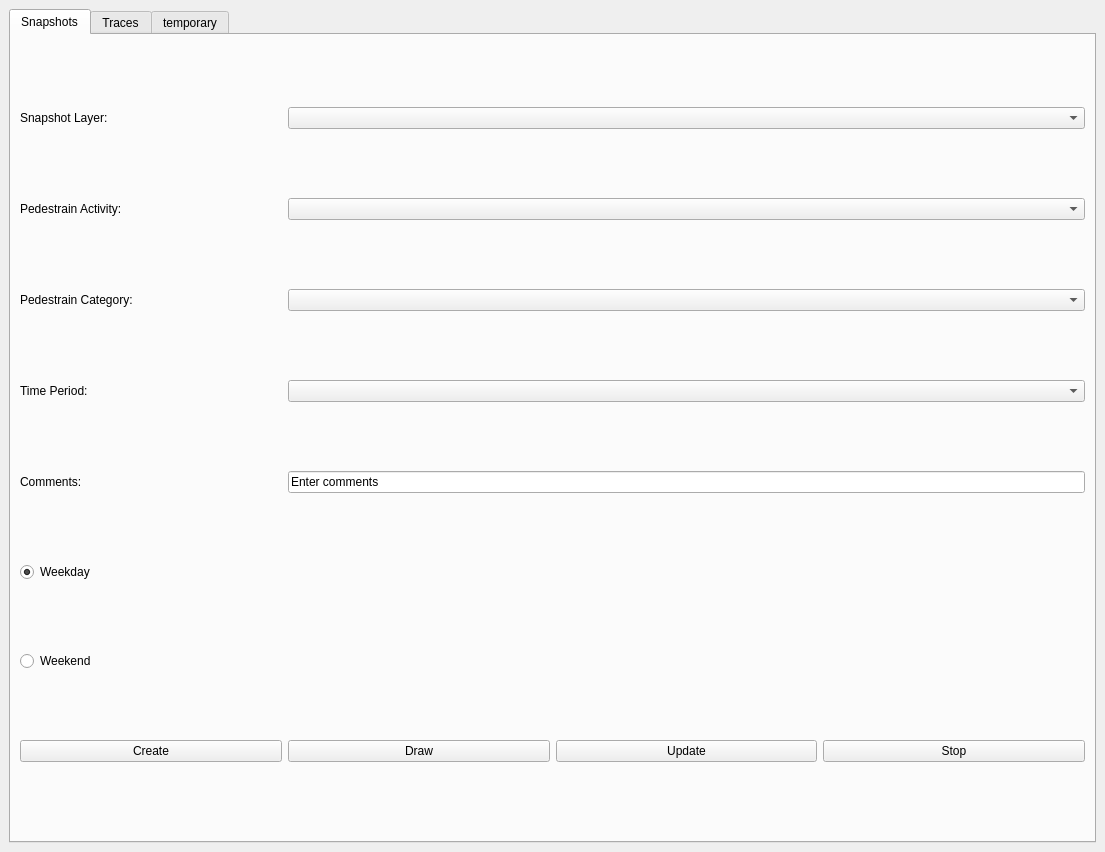
<?xml version="1.0" encoding="UTF-8"?>
<ui version="4.0">
 <class>PedestrianDataInputDockWidgetBase</class>
 <widget class="QDockWidget" name="PedestrianDataInputDockWidgetBase">
  <property name="geometry">
   <rect>
    <x>0</x>
    <y>0</y>
    <width>1105</width>
    <height>852</height>
   </rect>
  </property>
  <property name="windowTitle">
   <string>PedestrianDataInput</string>
  </property>
  <widget class="QWidget" name="dockWidgetContents">
   <layout class="QGridLayout" name="gridLayout">
    <item row="0" column="0">
     <widget class="QTabWidget" name="tabWidget">
      <property name="currentIndex">
       <number>0</number>
      </property>
      <widget class="QWidget" name="tab">
       <attribute name="title">
        <string>Snapshots</string>
       </attribute>
       <layout class="QGridLayout" name="gridLayout_2">
        <item row="0" column="0">
         <widget class="QLabel" name="label">
          <property name="text">
           <string>Snapshot Layer:</string>
          </property>
         </widget>
        </item>
        <item row="0" column="1" colspan="3">
         <widget class="QComboBox" name="layer_comboBox"/>
        </item>
        <item row="1" column="0">
         <widget class="QLabel" name="label_2">
          <property name="text">
           <string>Pedestrain Activity:</string>
          </property>
         </widget>
        </item>
        <item row="1" column="1" colspan="3">
         <widget class="QComboBox" name="layer_comboBox_02"/>
        </item>
        <item row="2" column="0">
         <widget class="QLabel" name="label_3">
          <property name="text">
           <string>Pedestrain Category:</string>
          </property>
         </widget>
        </item>
        <item row="2" column="1" colspan="3">
         <widget class="QComboBox" name="layer_comboBox_03"/>
        </item>
        <item row="3" column="0">
         <widget class="QLabel" name="label_4">
          <property name="text">
           <string>Time Period:</string>
          </property>
         </widget>
        </item>
        <item row="3" column="1" colspan="3">
         <widget class="QComboBox" name="layer_comboBox_04"/>
        </item>
        <item row="4" column="0">
         <widget class="QLabel" name="label_5">
          <property name="text">
           <string>Comments:</string>
          </property>
         </widget>
        </item>
        <item row="4" column="1" colspan="3">
         <widget class="QLineEdit" name="Key_lineEdit">
          <property name="text">
           <string>Enter comments</string>
          </property>
         </widget>
        </item>
        <item row="5" column="0">
         <widget class="QRadioButton" name="radioButton">
          <property name="text">
           <string>Weekday</string>
          </property>
          <property name="checked">
           <bool>true</bool>
          </property>
         </widget>
        </item>
        <item row="6" column="0">
         <widget class="QRadioButton" name="radioButton_2">
          <property name="text">
           <string>Weekend</string>
          </property>
         </widget>
        </item>
        <item row="7" column="0">
         <widget class="QPushButton" name="create_button">
          <property name="text">
           <string>Create</string>
          </property>
         </widget>
        </item>
        <item row="7" column="1">
         <widget class="QPushButton" name="run_button">
          <property name="text">
           <string>Draw</string>
          </property>
         </widget>
        </item>
        <item row="7" column="2">
         <widget class="QPushButton" name="update_button">
          <property name="text">
           <string>Update</string>
          </property>
         </widget>
        </item>
        <item row="7" column="3">
         <widget class="QPushButton" name="stop_button">
          <property name="text">
           <string>Stop</string>
          </property>
         </widget>
        </item>
       </layout>
      </widget>
      <widget class="QWidget" name="tab_2">
       <attribute name="title">
        <string>Traces</string>
       </attribute>
       <layout class="QGridLayout" name="gridLayout_4">
        <item row="0" column="0">
         <widget class="QLabel" name="label_8">
          <property name="text">
           <string>Trace Layer:</string>
          </property>
         </widget>
        </item>
        <item row="0" column="1" colspan="2">
         <widget class="QComboBox" name="layer_comboBox_10"/>
        </item>
        <item row="1" column="0">
         <widget class="QLabel" name="label_9">
          <property name="text">
           <string>Pedestrain Origin:</string>
          </property>
         </widget>
        </item>
        <item row="1" column="1" colspan="2">
         <widget class="QComboBox" name="layer_comboBox_8"/>
        </item>
        <item row="2" column="0">
         <widget class="QLabel" name="label_10">
          <property name="text">
           <string>Pedestrain Destination:</string>
          </property>
         </widget>
        </item>
        <item row="2" column="1" colspan="2">
         <widget class="QComboBox" name="layer_comboBox_7"/>
        </item>
        <item row="3" column="0">
         <widget class="QLabel" name="label_7">
          <property name="text">
           <string>Time Period:</string>
          </property>
         </widget>
        </item>
        <item row="3" column="1" colspan="2">
         <widget class="QComboBox" name="layer_comboBox_9"/>
        </item>
        <item row="4" column="0">
         <widget class="QLabel" name="label_6">
          <property name="text">
           <string>Comments:</string>
          </property>
         </widget>
        </item>
        <item row="4" column="1" colspan="2">
         <widget class="QLineEdit" name="Key_lineEdit_4">
          <property name="text">
           <string>Enter name</string>
          </property>
         </widget>
        </item>
        <item row="5" column="0">
         <widget class="QRadioButton" name="radioButton_3">
          <property name="text">
           <string>Weekday</string>
          </property>
          <property name="checked">
           <bool>true</bool>
          </property>
         </widget>
        </item>
        <item row="6" column="0">
         <widget class="QRadioButton" name="radioButton_4">
          <property name="text">
           <string>Weekend</string>
          </property>
         </widget>
        </item>
        <item row="7" column="0">
         <widget class="QPushButton" name="run_button_2">
          <property name="text">
           <string>Draw</string>
          </property>
         </widget>
        </item>
        <item row="7" column="1">
         <widget class="QPushButton" name="update_button_2">
          <property name="text">
           <string>Update</string>
          </property>
         </widget>
        </item>
        <item row="7" column="2">
         <widget class="QPushButton" name="stop_button_2">
          <property name="text">
           <string>Stop</string>
          </property>
         </widget>
        </item>
       </layout>
      </widget>
      <widget class="QWidget" name="tab_3">
       <attribute name="title">
        <string>temporary</string>
       </attribute>
       <layout class="QGridLayout" name="gridLayout_3">
        <item row="0" column="1">
         <widget class="QLineEdit" name="Key_lineEdit_2">
          <property name="text">
           <string>Enter name</string>
          </property>
         </widget>
        </item>
        <item row="0" column="0">
         <widget class="QLabel" name="label_11">
          <property name="text">
           <string>Snapshots Layer: </string>
          </property>
         </widget>
        </item>
        <item row="1" column="0">
         <widget class="QLabel" name="label_12">
          <property name="text">
           <string>Traces Layer:</string>
          </property>
         </widget>
        </item>
        <item row="1" column="1">
         <widget class="QLineEdit" name="Key_lineEdit_3">
          <property name="text">
           <string>Enter name</string>
          </property>
         </widget>
        </item>
       </layout>
      </widget>
     </widget>
    </item>
   </layout>
  </widget>
 </widget>
 <resources/>
 <connections/>
</ui>
